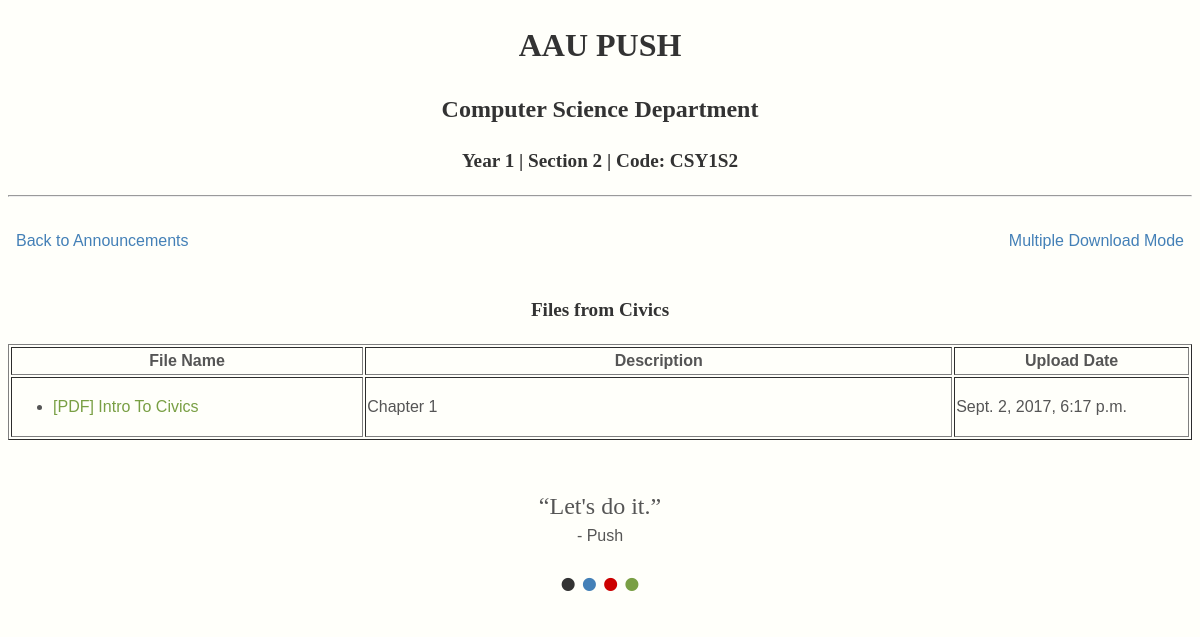
The app's page /section/CSY1S2/Civics with its own data.
### main/models.py (models this page shows, shortened)
class Section(models.Model):
   year = models.IntegerField()
   section_number = models.IntegerField()
   studyfield = models.ForeignKey(StudyField)
   course = models.ManyToManyField(Course)
   code = models.CharField(max_length=10)

class Course(models.Model):
   name = models.CharField(max_length=100)
   studyfield = models.ForeignKey(StudyField)
   def get_link_name(self):
        return self.name.replace(' ', '_')

class Material(models.Model):
   name = models.CharField(max_length=100)
   description = models.CharField(max_length=100)
   file = models.FileField(upload_to=upload_path)
   pub_date = models.DateTimeField('Date Published')
   section = models.ManyToManyField(Section)
   lecturer  = models.ForeignKey(Lecturer)
   course = models.ForeignKey(Course)
   class Meta:
      get_latest_by = "pub_date"
   def ext (self):
   	return self.file.name.split('.')[-1]

class Quote(models.Model):
   quote = models.CharField(max_length=140)
   author = models.CharField(max_length = 100)

### main/views.py (the view)
# urls.py: url('^(?P<section_code>[0-9a-zA-Z]+)/(?P<course_name>.+)$', views.course_view, name='course_view'),
def course_view(request,section_code,course_name):
    section = Section.objects.get(code=section_code)
    course = Course.objects.get(name=course_name.replace('_', ' '))
    materials = course.material_set.order_by('-pub_date').filter(section=section)
    quote = Quote.objects.get(id=1)
    context = {'section':section, 'course':course, 'materials':materials, 'quote':quote}
    return render(request,'main/course_view.html',context)

### main/templates/main/course_view.html (shortened to what this page needs)
{% extends "main/base.html" %}
{% block section_code %}
Year {{section.year}} | Section {{section.section_number}} | Code: {{section.code}}
{% endblock %}
{% block content %}
	<br>
	<a class="ann" href="{% url 'Section' section.code%}">&ensp;Back to Announcements</a>
	<a id="switch" href="{% url 'course_view_multi' section.code course.get_link_name %}">Multiple Download Mode&ensp;</a>
	<br>
	<br>
	{% if materials %}
	<table width=100% border="1" cellpadding="">
  		<caption>
  		<h3>Files from {{ course.name }}</h3>
  		</caption>
   		<tr>
     			<th width="30%">File Name</th>
     			<th width="50%">Description</th>
     			<th width="20%">Upload Date</th>
   		</tr>
   			{% for material in materials %}
    				<tr>
     					 <td>
     					 		<ul>
     					 			<li>
     					 				<a id="file" href="{% url 'File' material.id %}">[{{material.ext | upper}}] {{material.name | capfirst}}
        	   							</a>
     					 			</li>
     					 		</ul>
     					 </td>
      					 <td>
      					 </td>
      					 <td>
      					 	{{material.pub_date}}
      					 </td>
    				</tr>
   			{%endfor%}
   	</table>
   	{%else%}
   	<br>
   	<center>No files to view, tell your teachers to upload!</center>
   	{%endif%}
{% endblock %}

### main/templates/main/base.html (shortened to what this page needs)
<!DOCTYPE html>
<html>
	<head>
	</head>
	<body bgcolor='#fffffa'>
		<header>
			<center>
  				<a href="{% url 'Home' %}"><h1>AAU PUSH</h1></a>
				<h2>Computer Science Department {% block extra %}{% endblock %}</h2>
				<h3>
					{% block section_code %}
					{% endblock %}
				</h3>
				<hr />
  			</center>
  		</header>
			{% block content %}
  			{% endblock %}
	<br><br>
	<center>
	<q>{{quote.quote}}</q><br>- {{quote.author}}<br>
	<a href="/About_us"><font color=#333 size="100px">&bull;</font></a>
	<a href="/Push_Page/1"><font color=#4480b7 size="20px">&bull;</font></a>
	<a href="/Blog_post"><font color=#cc0000 size="20px">&bull;</font></a>
	<a href="/Blog_post2"><font color=#799f44 size="20px">&bull;</font></a>
	</center>
	</body>
</html>

### main/templates/main/base.html (style rules this page uses)
html { font-size: 16px; }
h1 { text-align:center ; color: #333; font-family: Georgia, 'Times New Roman', Times, serif; font-size: 2rem; }
h2 { text-align:center; color: #333; font-family: Georgia, 'Times New Roman', Times, serif; font-size: 1.5rem; }
h3 { text-align:center ; color: #333; font-family: Georgia, 'Times New Roman', Times, serif; font-size: 1.2rem; }
body { font-family: Verdana, Trebuchet MS, "Helvetica", "Arial", sans-serif; line-height: 1.5; color: #555; font-size: 1rem; }
a { text-decoration: none; color: #4480b7; }
#file { color: #799f44; }
#switch { float: right; }
q { font-family: Copperplate, Papyrus; font-size: 1.5rem; }

### records on screen
Section: year "1", section_number "2", code "CSY1S2"
Course: name "Civics"
Material: ext "PDF", name "Intro To Civics", description "Chapter 1", pub_date "Sept. 2, 2017, 6:17 p.m."
Quote: quote "Let's do it.", author "Push"
